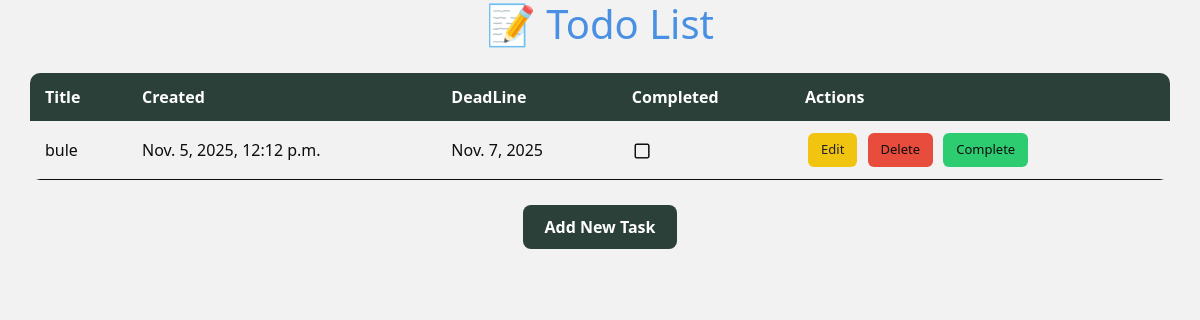
Before: / with the older database file.
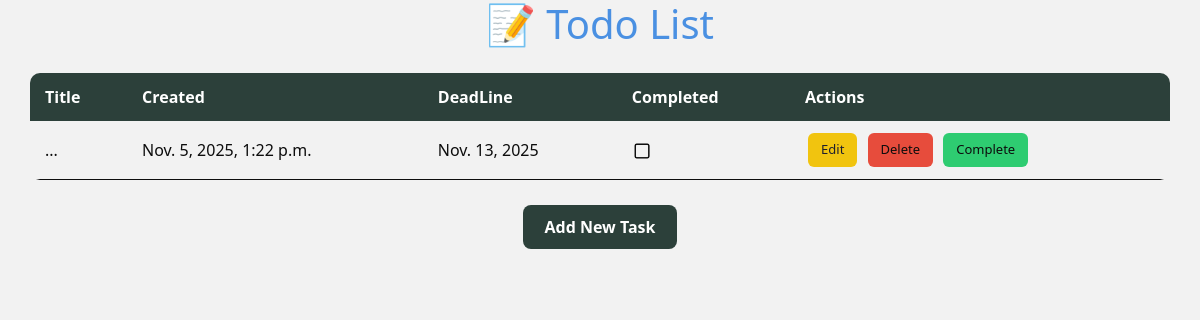
After: the same page with the newer database file.
### todos/models.py (models this page shows)
class Todo(models.Model):
    title = models.CharField(max_length=255 ,blank=False)
    created = models.DateTimeField(auto_now_add=True)
    deadline = models.DateField()
    completed = models.BooleanField(default=False)

### todos/views.py (the view)
# urls.py: path('',views.todo_list , name='todoList'),
def todo_list(request):
    todos = Todo.objects.all()
    template_name = 'todos/home.html'
    return render(request,template_name ,{'todos':todos})

### todos/templates/todos/home.html (shortened to what this page needs)
{% extends 'base.html' %}
{% load static %}
{% block 'body' %}
    <h1>📝 Todo List</h1>
    <table class="container">
      <thead>
        <tr>
          <th>Title</th>
          <th>Created</th>
          <th>DeadLine</th>
          <th>Completed</th>
          <th>Actions</th>
        </tr>
      </thead>
      <tbody>
        {% for todo in todos %}
            <tr>
                <td> {{ todo.title }} </td>
                <td> {{ todo.created }} </td>
                <td> {{ todo.deadline }} </td>
                <td>
                  {% if todo.completed %}
                      <img src="{% static 'todos/checkbox.png' %}" alt="" width="20" height="20">
                  {% else %}
                      <img src="{% static 'todos/unchecked.png' %}" alt="" width="20" height="20">
                  {% endif %}
                </td>
                <td>
                    {% if todo.completed == False %}
                      <a href="{% url 'todoEdit' todo.id %}" class="btn btn-edit">Edit</a>
                      <a href="{% url 'todoDelete' todo.id %}" class="btn btn-delete">Delete</a>
                      <a href="{% url 'todoComplete' todo.id %}" class="btn btn-done">Complete</a>
                    {% else %}
                      <a href="{% url 'todoDelete' todo.id %}" class="btn btn-delete">Delete</a>
                      <a href="{% url 'todoComplete' todo.id %}" class="btn btn-outline-primary">Undo</a>
                    {% endif %}
                </td>
            </tr>
        {% endfor %}
      </tbody>
    </table>
    <a href="{% url 'todoCreate' %}" class="add-btn">Add New Task</a>
{% endblock 'body' %}

Changed rows visible on the page:
removed Todo: title "bule", created "Nov. 5, 2025, 12:12 p.m.", deadline "Nov. 7, 2025", completed False (drawn)
added Todo: title "...", created "Nov. 5, 2025, 1:22 p.m.", deadline "Nov. 13, 2025", completed False (drawn)
